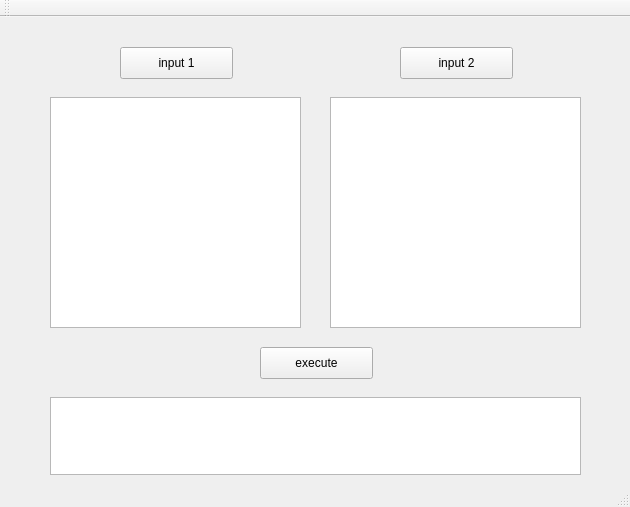
<?xml version="1.0" encoding="UTF-8"?>
<ui version="4.0">
 <class>MainWindow</class>
 <widget class="QMainWindow" name="MainWindow">
  <property name="geometry">
   <rect>
    <x>0</x>
    <y>0</y>
    <width>630</width>
    <height>507</height>
   </rect>
  </property>
  <property name="windowTitle">
   <string>MainWindow</string>
  </property>
  <widget class="QWidget" name="centralWidget">
   <widget class="QPushButton" name="btnImg1">
    <property name="geometry">
     <rect>
      <x>120</x>
      <y>30</y>
      <width>113</width>
      <height>32</height>
     </rect>
    </property>
    <property name="text">
     <string>input 1</string>
    </property>
   </widget>
   <widget class="QPushButton" name="btnImg2">
    <property name="geometry">
     <rect>
      <x>400</x>
      <y>30</y>
      <width>113</width>
      <height>32</height>
     </rect>
    </property>
    <property name="text">
     <string>input 2</string>
    </property>
   </widget>
   <widget class="QPlainTextEdit" name="result">
    <property name="geometry">
     <rect>
      <x>50</x>
      <y>380</y>
      <width>531</width>
      <height>78</height>
     </rect>
    </property>
   </widget>
   <widget class="QGraphicsView" name="img1">
    <property name="geometry">
     <rect>
      <x>50</x>
      <y>80</y>
      <width>251</width>
      <height>231</height>
     </rect>
    </property>
   </widget>
   <widget class="QGraphicsView" name="img2">
    <property name="geometry">
     <rect>
      <x>330</x>
      <y>80</y>
      <width>251</width>
      <height>231</height>
     </rect>
    </property>
   </widget>
   <widget class="QPushButton" name="btnExec">
    <property name="geometry">
     <rect>
      <x>260</x>
      <y>330</y>
      <width>113</width>
      <height>32</height>
     </rect>
    </property>
    <property name="text">
     <string>execute</string>
    </property>
   </widget>
  </widget>
  <widget class="QMenuBar" name="menuBar">
   <property name="geometry">
    <rect>
     <x>0</x>
     <y>0</y>
     <width>630</width>
     <height>22</height>
    </rect>
   </property>
  </widget>
  <widget class="QToolBar" name="mainToolBar">
   <attribute name="toolBarArea">
    <enum>TopToolBarArea</enum>
   </attribute>
   <attribute name="toolBarBreak">
    <bool>false</bool>
   </attribute>
  </widget>
  <widget class="QStatusBar" name="statusBar"/>
 </widget>
 <layoutdefault spacing="6" margin="11"/>
 <resources/>
 <connections/>
</ui>
